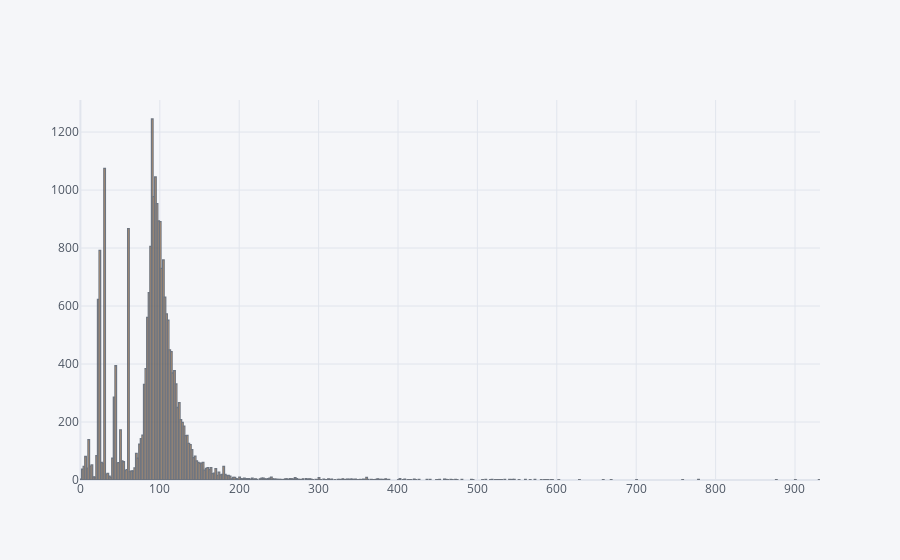

Notebook cell for this chart:
### Markdown cell above
- The most occuring category is the 'R' category

### Code cell
plt.figure(figsize=(20,8))
df['duration'].iplot(kind='hist')
plt.show()

### Figure 1 — Plotly figure (JSON) as saved in the notebook; plotly's stock layout.template omitted (floating-point values rounded to 4 significant figures; data arrays with more than 128 entries replaced by an {"elided": "..."} marker saying what was removed)
{"data": [{"histfunc": "count", "histnorm": "", "marker": {"color": "rgba(255, 153, 51, 1.0)", "line": {"color": "#4D5663", "width": 1.3}}, "name": "duration", "opacity": 0.8, "orientation": "v", "type": "histogram", "x": {"elided": "23096 int values"}}], "layout": {"barmode": "overlay", "legend": {"bgcolor": "#F5F6F9", "font": {"color": "#4D5663"}}, "paper_bgcolor": "#F5F6F9", "plot_bgcolor": "#F5F6F9", "title": {"font": {"color": "#4D5663"}}, "xaxis": {"gridcolor": "#E1E5ED", "showgrid": true, "tickfont": {"color": "#4D5663"}, "title": {"font": {"color": "#4D5663"}, "text": ""}, "zerolinecolor": "#E1E5ED"}, "yaxis": {"gridcolor": "#E1E5ED", "showgrid": true, "tickfont": {"color": "#4D5663"}, "title": {"font": {"color": "#4D5663"}, "text": ""}, "zerolinecolor": "#E1E5ED"}}}
